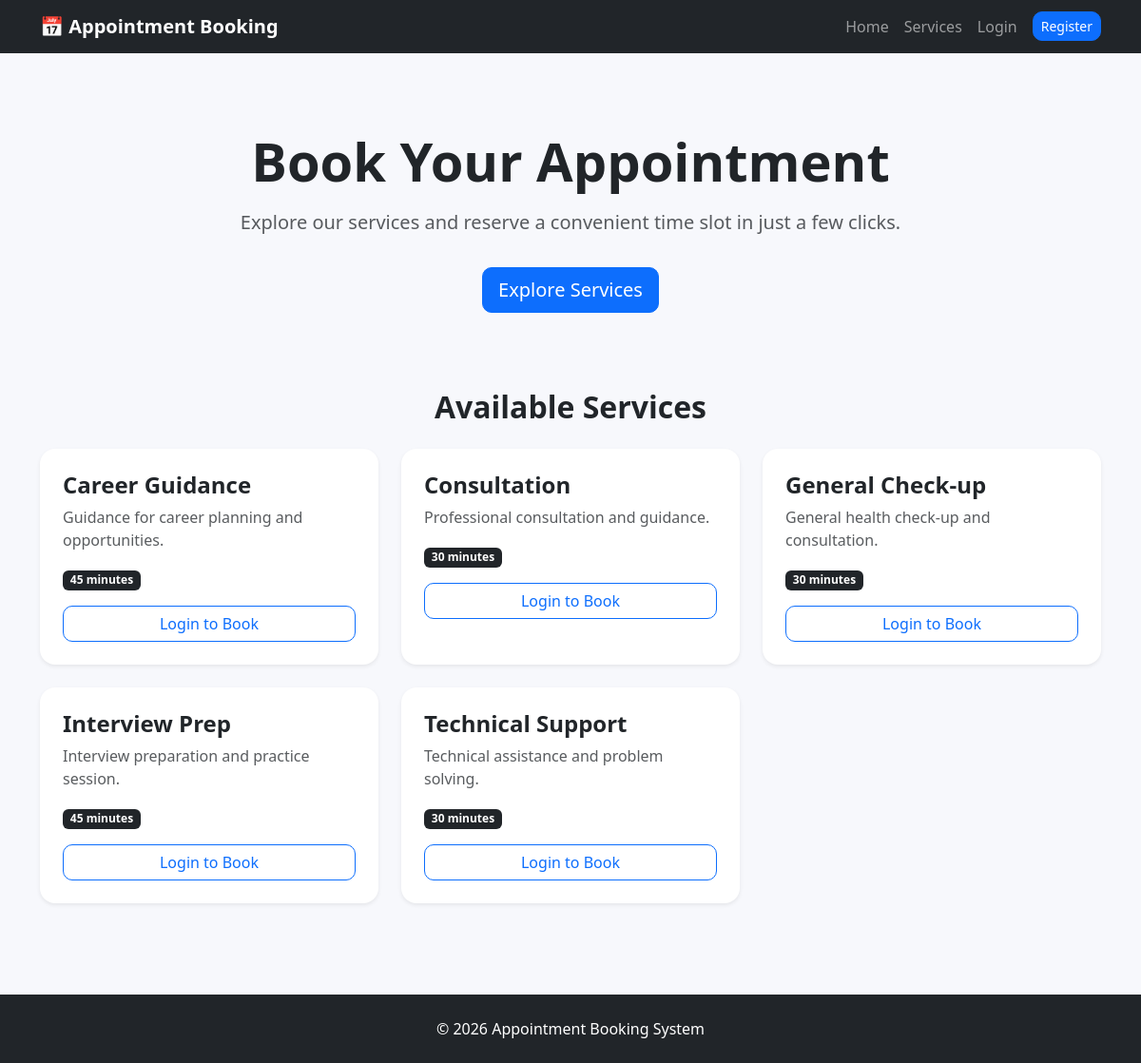
The page / on the database its author committed.
### appointments/models.py (models this page shows, shortened)
class Service(models.Model):
    name = models.CharField(
        max_length=150
    )
    description = models.TextField(
        blank=True
    )
    duration = models.PositiveIntegerField(
        default=30
    )
    is_active = models.BooleanField(
        default=True
    )

### appointments/views.py (the view)
def home_view(request):
    services = Service.objects.filter(
        is_active=True
    ).order_by('name')
    return render(request, 'appointments/home.html', {
        'services': services
    })

### templates/appointments/home.html (shortened to what this page needs)
{% extends 'base.html' %}
{% block content %}
<div class="container">
    <section class="hero text-center">
        <h1 class="display-4 fw-bold">
            Book Your Appointment
        </h1>
        <p class="lead text-muted mt-3">
            Explore our services and reserve a convenient
            time slot in just a few clicks.
        </p>
        <a href="/services/" class="btn btn-primary btn-lg mt-3">
            Explore Services
        </a>
    </section>
    <section class="pb-5">
        <h2 class="text-center fw-bold mb-4">
            Available Services
        </h2>
        <div class="row g-4">
            {% for service in services %}
                <div class="col-md-6 col-lg-4">
                    <div class="card service-card shadow-sm h-100 p-4">
                        <h4 class="fw-bold">
                            {{ service.name }}
                        </h4>
                        <p class="text-muted">
                            {{ service.description }}
                        </p>
                        <p>
                            <span class="badge bg-dark">
                                {{ service.duration }} minutes
                            </span>
                        </p>
                        {% if user.is_authenticated %}
                            <a href="/book/?service={{ service.id }}"
                               class="btn btn-primary">
                                Book Now
                            </a>
                        {% else %}
                            <a href="/accounts/login/"
                               class="btn btn-outline-primary">
                                Login to Book
                            </a>
                        {% endif %}
                    </div>
                </div>
            {% empty %}
                <div class="col-12">
                    <div class="alert alert-info text-center">
                        No services are currently available.
                    </div>
                </div>
            {% endfor %}
        </div>
    </section>
</div>
{% endblock %}

### templates/base.html (shortened to what this page needs)
<!DOCTYPE html>
<html lang="en">
<head>
    <link href="https://cdn.jsdelivr.net/npm/bootstrap@5.3.3/dist/css/bootstrap.min.css"
          rel="stylesheet">
</head>
<body>
<nav class="navbar navbar-expand-lg bg-dark navbar-dark">
    <div class="container">
        <a class="navbar-brand" href="/">
            📅 Appointment Booking
        </a>
        <div class="collapse navbar-collapse" id="navbarNav">
            <ul class="navbar-nav ms-auto">
                <li class="nav-item">
                    <a class="nav-link" href="/">Home</a>
                </li>
                <li class="nav-item">
                    <a class="nav-link" href="/services/">Services</a>
                </li>
                {% if user.is_authenticated %}
                    <li class="nav-item">
                        <a class="nav-link" href="/dashboard/">
                            Dashboard
                        </a>
                    </li>
                    <li class="nav-item">
                        <a class="nav-link" href="/my-appointments/">
                            My Appointments
                        </a>
                    </li>
                    <li class="nav-item">
                        <form method="post"
                              action="/accounts/logout/"
                              class="d-inline">
                            {% csrf_token %}
                            <button type="submit"
                                    class="btn btn-outline-light btn-sm mt-1">
                                Logout
                            </button>
                        </form>
                    </li>
                {% else %}
                    <li class="nav-item">
                        <a class="nav-link" href="/accounts/login/">
                            Login
                        </a>
                    </li>
                    <li class="nav-item">
                        <a class="btn btn-primary btn-sm mt-1 ms-2"
                           href="/accounts/register/">
                            Register
                        </a>
                    </li>
                {% endif %}
            </ul>
        </div>
    </div>
</nav>
<main>
    {% block content %}
    {% endblock %}
</main>
<footer class="bg-dark text-white text-center py-4 mt-5">
    <div class="container">
        <p class="mb-0">
            © 2026 Appointment Booking System
        </p>
    </div>
</footer>
</body>
</html>

### templates/base.html (style rules this page uses)
body { background-color: #f7f8fc; min-height: 100vh; }
.navbar-brand { font-weight: 700; }
.hero { padding: 80px 0; }
.service-card { transition: 0.2s ease; }
.card { border: none; border-radius: 16px; }
.btn { border-radius: 10px; }

### rows shown on the page
Service: name "Career Guidance", description "Guidance for career planning and opportunities.", duration "45"
Service: name "Consultation", description "Professional consultation and guidance.", duration "30"
Service: name "General Check-up", description "General health check-up and consultation.", duration "30"
Service: name "Interview Prep", description "Interview preparation and practice session.", duration "45"
Service: name "Technical Support", description "Technical assistance and problem solving.", duration "30"
